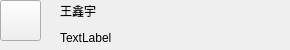
<?xml version="1.0" encoding="UTF-8"?>
<ui version="4.0">
 <class>useritem</class>
 <widget class="QWidget" name="useritem">
  <property name="geometry">
   <rect>
    <x>0</x>
    <y>0</y>
    <width>290</width>
    <height>50</height>
   </rect>
  </property>
  <property name="minimumSize">
   <size>
    <width>290</width>
    <height>50</height>
   </size>
  </property>
  <property name="maximumSize">
   <size>
    <width>290</width>
    <height>50</height>
   </size>
  </property>
  <property name="windowTitle">
   <string>Form</string>
  </property>
  <widget class="QPushButton" name="pb_icon">
   <property name="geometry">
    <rect>
     <x>0</x>
     <y>0</y>
     <width>41</width>
     <height>41</height>
    </rect>
   </property>
   <property name="text">
    <string/>
   </property>
  </widget>
  <widget class="QLabel" name="lb_name">
   <property name="geometry">
    <rect>
     <x>60</x>
     <y>1</y>
     <width>151</width>
     <height>20</height>
    </rect>
   </property>
   <property name="text">
    <string>王鑫宇</string>
   </property>
  </widget>
  <widget class="QLabel" name="lb_feeling">
   <property name="geometry">
    <rect>
     <x>60</x>
     <y>30</y>
     <width>131</width>
     <height>16</height>
    </rect>
   </property>
   <property name="text">
    <string>TextLabel</string>
   </property>
  </widget>
 </widget>
 <resources/>
 <connections/>
</ui>
